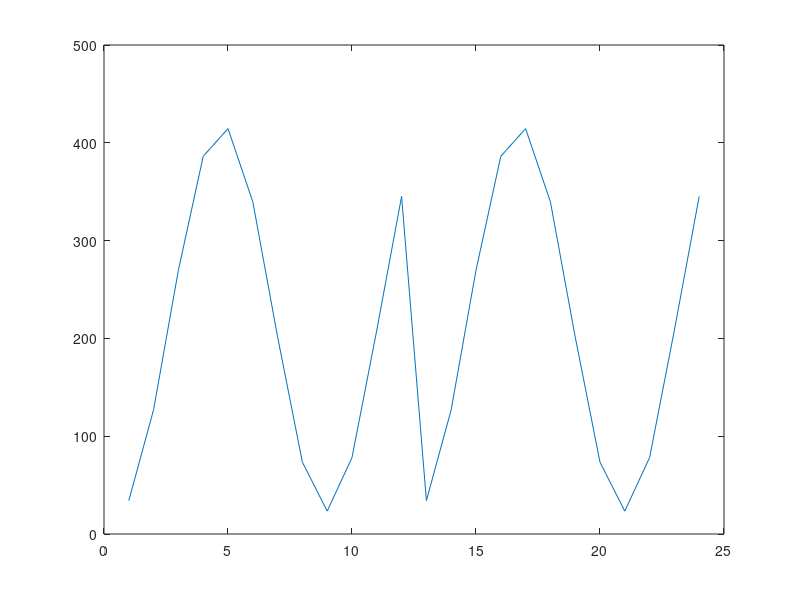
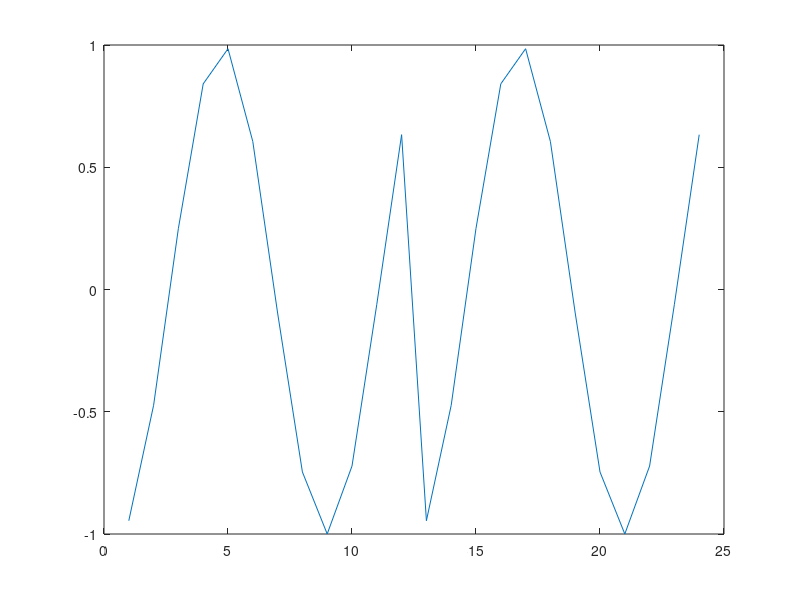

Write MATLAB code to recreate these figures, in order.
b = [220.45;0.8939;8.42;285.47];

for t = 1:24
    m = mod(t,12);
    if m == 0
        m = 12;
    end
    R(t) = b(1)*(1+b(2)*cos(2*pi/b(3)*m+b(4)));
    x(t) = cos(2*pi/b(3)*m+b(4));
end

plot(R);
figure;
plot(x);
hold on